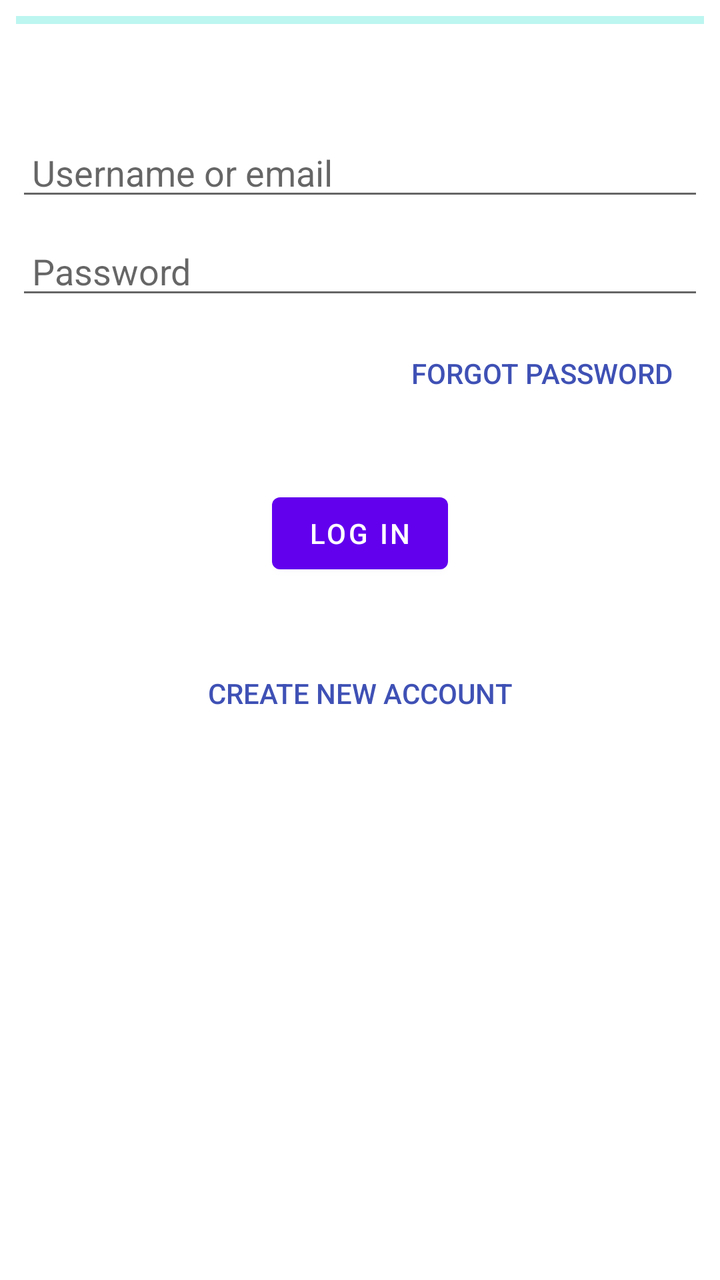
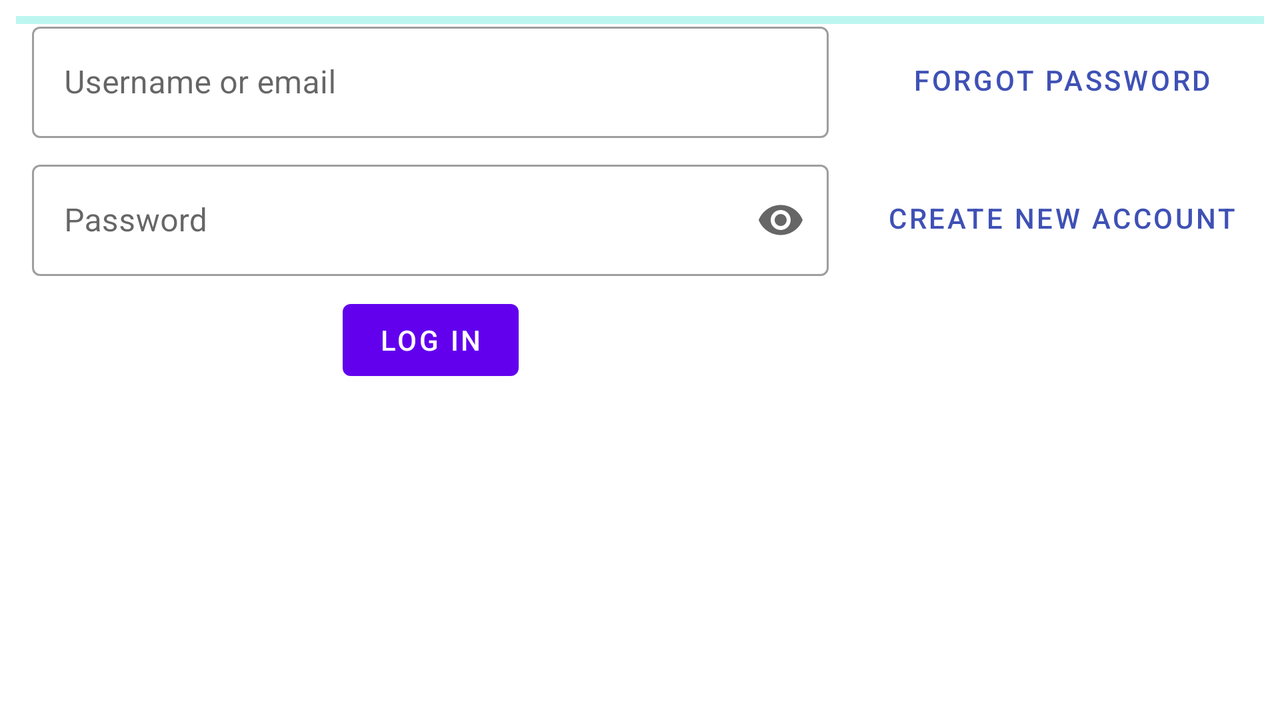

One screen, two layout resources from the same app: the default and the repository's alternative for another configuration. Each is rendered where Android would select it; the XML of both is given below.
<!-- AndroidManifest.xml: application theme AppTheme -->
<!-- res/layout/auth_signin.xml -->
<?xml version="1.0" encoding="utf-8"?>
<androidx.constraintlayout.widget.ConstraintLayout
    xmlns:android="http://schemas.android.com/apk/res/android"
    xmlns:app="http://schemas.android.com/apk/res-auto"
    xmlns:tools="http://schemas.android.com/tools"
    android:layout_width="match_parent"
    android:layout_height="match_parent">

    <EditText
        android:id="@+id/editUsername"
        android:layout_width="0dp"
        android:layout_height="wrap_content"
        android:layout_marginStart="8dp"
        android:layout_marginTop="64dp"
        android:layout_marginEnd="8dp"
        android:ems="10"
        android:hint="@string/auth_signin_hint"
        android:inputType="textPersonName"
        android:maxLength="128"
        android:paddingHorizontal="8dp"
        app:layout_constraintEnd_toEndOf="parent"
        app:layout_constraintStart_toStartOf="parent"
        app:layout_constraintTop_toTopOf="parent" />

    <EditText
        android:id="@+id/editPassword"
        android:layout_width="0dp"
        android:layout_height="wrap_content"
        android:layout_marginTop="8dp"
        android:ems="10"
        android:hint="@string/auth_password_hint"
        android:inputType="textPassword"
        android:maxLength="128"
        android:paddingHorizontal="8dp"
        app:layout_constraintEnd_toEndOf="@+id/editUsername"
        app:layout_constraintStart_toStartOf="@+id/editUsername"
        app:layout_constraintTop_toBottomOf="@+id/editUsername" />

    <Button
        android:id="@+id/buttonSignin"
        android:layout_width="wrap_content"
        android:layout_height="wrap_content"
        android:layout_marginTop="32dp"
        android:text="@string/auth_signin"
        app:layout_constraintEnd_toEndOf="@+id/editUsername"
        app:layout_constraintStart_toStartOf="@+id/editUsername"
        app:layout_constraintTop_toBottomOf="@+id/buttonForgotPassword" />

    <Button
        android:id="@+id/buttonSignup"
        style="@style/Widget.AppCompat.Button.Borderless"
        android:layout_width="wrap_content"
        android:layout_height="wrap_content"
        android:layout_marginTop="32dp"
        android:text="@string/auth_signup"
        android:textColor="@color/colorLinkButton"
        app:layout_constraintEnd_toEndOf="parent"
        app:layout_constraintStart_toStartOf="parent"
        app:layout_constraintTop_toBottomOf="@+id/buttonSignin" />

    <Button
        android:id="@+id/buttonForgotPassword"
        style="@style/Widget.AppCompat.Button.Borderless"
        android:layout_width="wrap_content"
        android:layout_height="wrap_content"
        android:layout_marginTop="8dp"
        android:layout_marginEnd="8dp"
        android:text="@string/auth_forgot_password"
        android:textColor="@color/colorLinkButton"
        app:layout_constraintEnd_toEndOf="parent"
        app:layout_constraintHorizontal_bias="1"
        app:layout_constraintStart_toStartOf="parent"
        app:layout_constraintTop_toBottomOf="@+id/editPassword" />

    <ProgressBar
        android:id="@+id/progressBar"
        style="?android:attr/progressBarStyleHorizontal"
        android:layout_width="0dp"
        android:layout_height="20dp"
        android:layout_marginStart="8dp"
        android:layout_marginEnd="8dp"
        android:indeterminate="true"
        app:layout_constraintEnd_toEndOf="parent"
        app:layout_constraintStart_toStartOf="parent"
        app:layout_constraintTop_toTopOf="parent" />

</androidx.constraintlayout.widget.ConstraintLayout>
<!-- resources referenced by this layout -->
<resources>
  <color name="colorLinkButton">#3F51B5</color>
  <string name="auth_forgot_password">Forgot password</string>
  <string name="auth_password_hint">Password</string>
  <string name="auth_signin">Log in</string>
  <string name="auth_signin_hint">Username or email</string>
  <string name="auth_signup">Create new account</string>
  <style name="AppTheme" parent="Theme.MaterialComponents.DayNight.DarkActionBar">
          
          <item name="colorPrimary">@color/colorPrimary</item>
          <item name="colorPrimaryDark">@color/colorPrimaryDark</item>
          <item name="colorAccent">@color/colorAccent</item>
      </style>
  <color name="colorPrimary">#6200EE</color>
  <color name="colorPrimaryDark">#3700B3</color>
  <color name="colorAccent">#03DAC5</color>
</resources>
<!-- res/layout-land/auth_signin.xml (the repository's variant of the layout above) -->
<!-- drawn on the phone turned sideways -->
<?xml version="1.0" encoding="utf-8"?>
<ScrollView
    xmlns:android="http://schemas.android.com/apk/res/android"
    xmlns:app="http://schemas.android.com/apk/res-auto"
    xmlns:tools="http://schemas.android.com/tools"
    android:layout_width="match_parent"
    android:layout_height="match_parent">

    <LinearLayout
        android:layout_width="match_parent"
        android:layout_height="wrap_content"
        android:orientation="vertical">
    <androidx.constraintlayout.widget.ConstraintLayout
    android:layout_width="match_parent"
    android:layout_height="match_parent"
    android:background="@android:color/transparent">

        <androidx.constraintlayout.widget.Guideline
            android:id="@+id/guideline"
            android:layout_width="wrap_content"
            android:layout_height="wrap_content"
            android:orientation="vertical"
            app:layout_constraintGuide_percent="0.66"
            app:layout_constraintTop_toTopOf="parent" />

        <com.google.android.material.textfield.TextInputLayout
            android:id="@+id/editUsername"
            style="@style/Widget.MaterialComponents.TextInputLayout.OutlinedBox"
            android:layout_width="0dp"
            android:layout_height="wrap_content"
            android:layout_marginStart="8dp"
            android:layout_marginTop="8dp"
            android:ems="10"
            android:hint="@string/auth_signin_hint"
            android:inputType="textPersonName"
            android:maxLength="128"
            android:paddingHorizontal="8dp"
            app:layout_constraintEnd_toStartOf="@+id/guideline"
            app:layout_constraintStart_toStartOf="parent"
            app:layout_constraintTop_toTopOf="parent">

            <com.google.android.material.textfield.TextInputEditText
                android:layout_width="match_parent"
                android:layout_height="wrap_content" />

        </com.google.android.material.textfield.TextInputLayout>


    <com.google.android.material.textfield.TextInputLayout
        android:id="@+id/editPassword"
        android:layout_width="0dp"
        android:layout_height="wrap_content"
        android:layout_marginTop="8dp"
        android:ems="10"
        android:hint="@string/auth_password_hint"
        app:endIconMode="password_toggle"
        android:maxLength="128"
        android:paddingHorizontal="8dp"
        app:layout_constraintEnd_toEndOf="@+id/editUsername"
        app:layout_constraintStart_toStartOf="@+id/editUsername"
        app:layout_constraintTop_toBottomOf="@+id/editUsername"
        style="@style/Widget.MaterialComponents.TextInputLayout.OutlinedBox">

        <com.google.android.material.textfield.TextInputEditText
            android:inputType="textPassword"
            android:layout_width="match_parent"
            android:layout_height="wrap_content"
            />

    </com.google.android.material.textfield.TextInputLayout>

        <Button
            android:id="@+id/buttonSignin"
            android:layout_width="wrap_content"
            android:layout_height="wrap_content"
            android:layout_marginTop="8dp"
            android:text="@string/auth_signin"
            app:layout_constraintEnd_toEndOf="@+id/editUsername"
            app:layout_constraintStart_toStartOf="@+id/editUsername"
            app:layout_constraintTop_toBottomOf="@+id/editPassword" />

        <Button
            android:id="@+id/buttonSignup"
            style="@style/Widget.MaterialComponents.Button.TextButton"
            android:layout_width="wrap_content"
            android:layout_height="wrap_content"
            android:layout_marginTop="8dp"
            android:text="@string/auth_signup"
            android:textColor="@color/colorLinkButton"
            app:layout_constraintEnd_toEndOf="parent"
            app:layout_constraintHorizontal_bias="0.5"
            app:layout_constraintStart_toStartOf="@+id/guideline"
            app:layout_constraintTop_toTopOf="@+id/editPassword" />

        <Button
            android:id="@+id/buttonForgotPassword"
            style="@style/Widget.MaterialComponents.Button.TextButton"
            android:layout_width="wrap_content"
            android:layout_height="wrap_content"
            android:layout_marginTop="8dp"
            android:text="@string/auth_forgot_password"
            android:textColor="@color/colorLinkButton"
            app:layout_constraintEnd_toEndOf="parent"
            app:layout_constraintHorizontal_bias="0.5"
            app:layout_constraintStart_toStartOf="@+id/guideline"
            app:layout_constraintTop_toTopOf="@+id/editUsername" />

        <ProgressBar
        android:id="@+id/progressBar"
        style="?android:attr/progressBarStyleHorizontal"
        android:layout_width="0dp"
        android:layout_height="20dp"
        android:layout_marginStart="8dp"
        android:layout_marginEnd="8dp"
        android:indeterminate="true"
        app:layout_constraintEnd_toEndOf="parent"
        app:layout_constraintStart_toStartOf="parent"
        app:layout_constraintTop_toTopOf="parent" />

    </androidx.constraintlayout.widget.ConstraintLayout>
    </LinearLayout>
</ScrollView>
